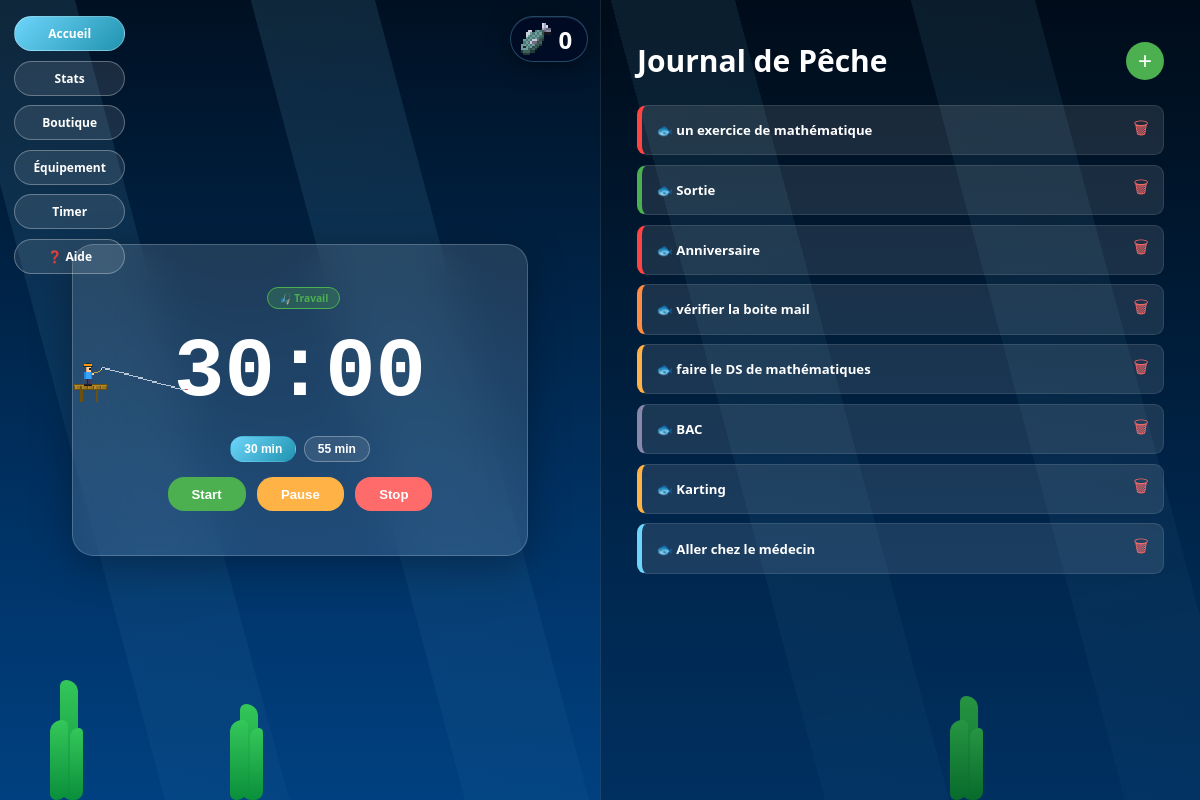
Page /accueil (signed in) on the committed database.
### tables this page shows
CREATE TABLE Apparence_disponible (id_apparence INTEGER PRIMARY KEY, type TEXT, prix INTEGER, nom TEXT, hauteur NUMERIC, largeur NUMERIC, lien_image TEXT, zoom NUMERIC);

CREATE TABLE Tache (id INTEGER PRIMARY KEY, titre TEXT, date_fin TEXT, priorite INTEGER, statut INTEGER, date_creation TEXT, id_utilisateur INTEGER, description TEXT, FOREIGN KEY (id_utilisateur) REFERENCES Utilisateurs (id));

### main.py (the view)
@app.route("/accueil")
def accueil():
    if "nom_utilisateur" not in session:
        return redirect(url_for("login"))
    nom = session.get("nom_utilisateur")
    liste_taches.taches = []  # Réinitialisation de la liste en mémoire
    data = lire_en_bdd("Tache", "*", f"id_utilisateur = {session['user_id']} AND statut = 'A faire'")
    for t in data:
        tache_obj = Tache(
            titre_tache=t[1], description_tache=t[7],
            date_fin=t[2], id_utilisateur=t[6], priorite=t[3]
        )
        tache_obj.id_tache = t[0]
        liste_taches.taches.append(tache_obj)
    taches = liste_taches.lister_taches()
    theme  = get_theme_equipe()
    return render_template(
        "accueil.html",
        nom_utilisateur=nom,
        taches=taches,
        temps_restant=session_pomodoro.get_temps_restant(),
        en_cours=session_pomodoro.sessions_en_cours,
        phase=session_pomodoro.phase,
        poissons=get_poissons(),
        apparence=get_apparence_equipee(),
        theme=theme,
    )

### base_de_donnees_fonction.py (called while the page is built, shortened)
def lire_en_bdd(table: str, selection: str, condition: str,
                lien=None, table_lie=None):
    co = connect(base_de_donnee)
    curseur = co.cursor()
    if lien is None:
        curseur.execute(f"""SELECT {selection}
                            FROM {table}
                            WHERE {condition}
                        """)
    resultats = curseur.fetchall()
    co.close()
    if resultats and len(resultats[0]) == 1:
        return [row[0] for row in resultats]
    return resultats

### classe_projet.py (called while the page is built)
    def lister_taches(self):
        for i in range(len(self.taches)):
            if self.taches[i].statut == "Fait":
                self.taches.pop(i)
        return self.taches

    def _sync_temps_restant(self):
        if self.sessions_en_cours and self.debut:
            ecoule = (datetime.datetime.now() - self.debut).total_seconds()
            self.temps_restant = max(0, self._duree_phase_actuelle() - ecoule)

    def get_temps_restant(self):
        self._sync_temps_restant()
        return int(self.temps_restant)

### main.py (called while the page is built)
def get_poissons():
    user_id = session.get("user_id")
    if user_id is None:
        return 0
    result = lire_en_bdd("Poissons", "nbr_poisson", f"id_utilisateur = {user_id}")
    return result[0] if result else 0

def get_apparence_equipee():
    return session.get("user_apparence", {
        "id": 1,
        "lien_image": "/static/Skin_de_base.png",
        "hauteur": 45, "largeur": 45, "zoom": 1.0
    })

def get_theme_equipe():
    return session.get("user_theme", CATALOGUE_THEMES[0])

### templates/accueil.html (shortened to what this page needs)
<!DOCTYPE html>
<html lang="fr">
<head>
</head>
<body>
<div class="ocean-bg">
    <div class="ray r1"></div><div class="ray r2"></div><div class="ray r3"></div><div class="ray r4"></div>
    <div class="algae a1"></div><div class="algae a2"></div><div class="algae a3"></div>
</div>
<div class="nav-bar">
    <a href="/accueil" class="nav-btn active">Accueil</a>
    <a href="/stats" class="nav-btn">Stats</a>
    <a href="/shop" class="nav-btn">Boutique</a>
    <a href="/equipment" class="nav-btn">Équipement</a>
    <a href="/timer" class="nav-btn">Timer</a>
    <a href="/aide" class="nav-btn">❓ Aide</a>
</div>
<div class="fish-counter">
    <img src="{{ apparence['lien_image'] }}" alt="poisson"
         style="width:32px; height:32px; image-rendering:pixelated; object-fit:contain; display:block;">
    <span id="fish-count">{{ poissons | default(0) }}</span>
</div>
<div class="dashboard-grid">
    <div class="left-zone">
        <div class="timer-card">
            <img id="fisherman-anim" class="fisherman" src="{{ url_for('static', filename='frame1_en_position.png') }}" alt="pêcheur">
            <div id="display" class="timer-display">30:00</div>
            <div class="duration-btns">
                <button class="duration-btn active" onclick="changerDuree(30)">30 min</button>
                <button class="duration-btn" onclick="changerDuree(55)">55 min</button>
            </div>
            <div>
                <button onclick="commande('start')" class="control-btn btn-start">Start</button>
                <button onclick="commande('pause')" class="control-btn btn-pause">Pause</button>
                <button onclick="commande('stop')" class="control-btn btn-stop">Stop</button>
            </div>
        </div>
    </div>
    <div class="right-zone">
        <div style="display:flex; justify-content:space-between; align-items:center; margin-bottom:3vh;">
            <h2 style="font-size:clamp(20px, 2.5vw, 36px);">Journal de Pêche</h2>
            <button onclick="ouvrirModalAdd()" style="background:#4CAF50; color:white; border:none; width:clamp(38px,3vw,54px); height:clamp(38px,3vw,54px); border-radius:50%; font-size:clamp(22px,2vw,32px); cursor:pointer; line-height:1;">+</button>
        </div>
        <div id="liste-taches">
            {% for tache in taches %}
            <div class="task-item priorite-{{ tache.priorite }}"
                 id="task-{{ tache.id_tache }}"
                 onclick="ouvrirDrawer(this)"
                 data-id="{{ tache.id_tache }}"
                 data-titre="{{ tache.titre_tache | e }}"
                 data-desc="{{ tache.description_tache | default('', true) | e }}"
                 data-date="{{ tache.date_fin | string | truncate(10, True, '') if tache.date_fin else '' }}"
                 data-priorite="{{ tache.priorite }}">
                <span class="task-title" style="font-weight:600;">🐟 {{ tache.titre_tache }}</span>
                <button onclick="event.stopPropagation(); supprimerTache('{{ tache.id_tache }}')"
                        style="background:none; border:none; color:#FF6B6B; cursor:pointer;">🗑</button>
            </div>
            {% endfor %}
        </div>
    </div>
</div>
</body>
</html>

### rows in the picture
Apparence_disponible: lien_image (picture)
Tache: titre_tache "un exercice de mathématique"
Tache: titre_tache "Sortie"
Tache: titre_tache "Anniversaire"
Tache: titre_tache "vérifier la boite mail"
Tache: titre_tache "faire le DS de mathématiques"
Tache: titre_tache "BAC"
Tache: titre_tache "Karting"
Tache: titre_tache "Aller chez le médecin"

### other values in the picture
{{ poissons | default(0) }} "0"
